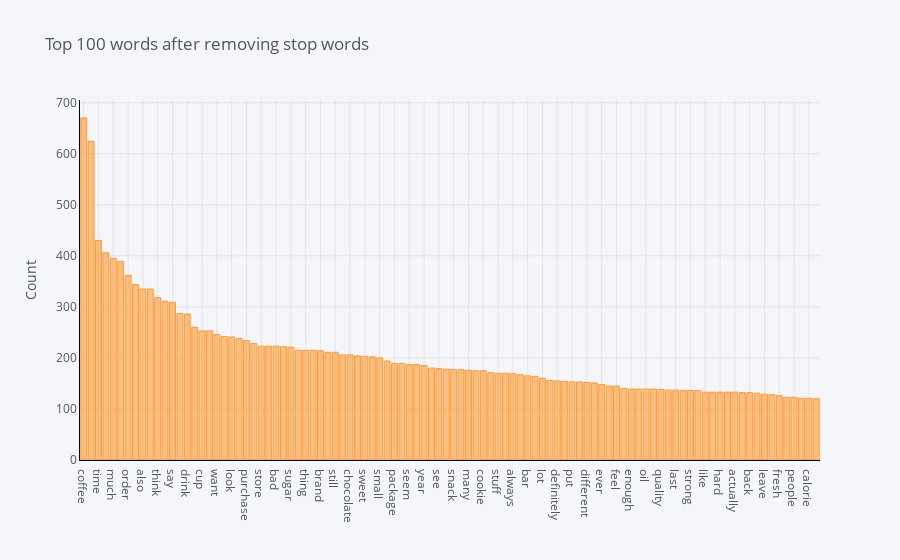

The notebook cell saved with this chart:
### Code cell
plot_model()

### Figure 1 — Plotly figure (JSON) as saved in the notebook; plotly's stock layout.template omitted (floating-point values rounded to 4 significant figures)
{"data": [{"marker": {"color": "rgba(255, 153, 51, 0.6)", "line": {"color": "rgba(255, 153, 51, 1.0)", "width": 1}}, "name": "count", "orientation": "v", "text": "", "type": "bar", "x": ["coffee", "tea", "time", "price", "much", "dog", "order", "little", "also", "bag", "think", "add", "say", "water", "drink", "day", "cup", "come", "want", "box", "look", "first", "purchase", "take", "store", "mix", "bad", "know", "sugar", "long", "thing", "work", "brand", "way", "still", "treat", "chocolate", "cat", "sweet", "could", "small", "favorite", "package", "keep", "seem", "pack", "year", "ingredient", "see", "never", "snack", "need", "many", "healthy", "cookie", "enjoy", "stuff", "hot", "always", "bit", "bar", "may", "lot", "review", "definitely", "recommend", "put", "chip", "different", "right", "ever", "less", "feel", "perfect", "enough", "smell", "oil", "easy", "quality", "however", "last", "sure", "strong", "high", "like", "start", "hard", "nice", "actually", "pretty", "back", "big", "leave", "problem", "fresh", "bottle", "people", "regular", "calorie", "delicious"], "y": [670, 624, 430, 406, 395, 389, 362, 344, 335, 335, 318, 311, 309, 287, 286, 260, 253, 253, 246, 242, 241, 238, 234, 228, 223, 223, 223, 222, 221, 215, 215, 215, 214, 211, 211, 206, 206, 204, 203, 202, 200, 194, 189, 189, 187, 187, 185, 180, 179, 178, 177, 177, 176, 175, 175, 171, 170, 170, 169, 167, 165, 164, 160, 156, 155, 154, 153, 153, 152, 151, 148, 145, 145, 140, 139, 139, 139, 139, 138, 137, 137, 136, 136, 136, 133, 133, 133, 133, 133, 132, 132, 131, 129, 128, 126, 123, 123, 121, 121, 120]}], "layout": {"legend": {"bgcolor": "#F5F6F9", "font": {"color": "#4D5663"}}, "paper_bgcolor": "#F5F6F9", "plot_bgcolor": "#F5F6F9", "title": {"font": {"color": "#4D5663"}, "text": "Top 100 words after removing stop words"}, "xaxis": {"gridcolor": "#E1E5ED", "linecolor": "black", "showgrid": true, "tickfont": {"color": "#4D5663"}, "title": {"font": {"color": "#4D5663"}, "text": ""}, "zerolinecolor": "#E1E5ED"}, "yaxis": {"gridcolor": "#E1E5ED", "linecolor": "black", "showgrid": true, "tickfont": {"color": "#4D5663"}, "title": {"font": {"color": "#4D5663"}, "text": "Count"}, "zerolinecolor": "#E1E5ED"}}}
